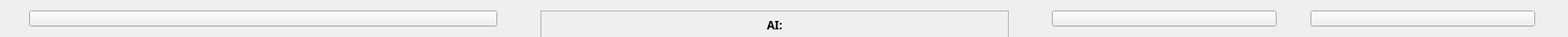
<?xml version="1.0" encoding="UTF-8"?>
<ui version="4.0">
 <class>Form</class>
 <widget class="QWidget" name="Form">
  <property name="geometry">
   <rect>
    <x>0</x>
    <y>0</y>
    <width>1674</width>
    <height>39</height>
   </rect>
  </property>
  <property name="minimumSize">
   <size>
    <width>0</width>
    <height>30</height>
   </size>
  </property>
  <property name="maximumSize">
   <size>
    <width>16777215</width>
    <height>52</height>
   </size>
  </property>
  <property name="windowTitle">
   <string>Form</string>
  </property>
  <layout class="QHBoxLayout" name="horizontalLayout">
   <item>
    <widget class="QPushButton" name="predictButton">
     <property name="minimumSize">
      <size>
       <width>500</width>
       <height>0</height>
      </size>
     </property>
     <property name="maximumSize">
      <size>
       <width>500</width>
       <height>16777215</height>
      </size>
     </property>
     <property name="text">
      <string/>
     </property>
    </widget>
   </item>
   <item>
    <spacer name="horizontalSpacer">
     <property name="orientation">
      <enum>Qt::Horizontal</enum>
     </property>
     <property name="sizeType">
      <enum>QSizePolicy::Fixed</enum>
     </property>
     <property name="sizeHint" stdset="0">
      <size>
       <width>20</width>
       <height>10</height>
      </size>
     </property>
    </spacer>
   </item>
   <item>
    <widget class="QLabel" name="aiLabel">
     <property name="sizePolicy">
      <sizepolicy hsizetype="Minimum" vsizetype="Preferred">
       <horstretch>0</horstretch>
       <verstretch>0</verstretch>
      </sizepolicy>
     </property>
     <property name="minimumSize">
      <size>
       <width>500</width>
       <height>30</height>
      </size>
     </property>
     <property name="maximumSize">
      <size>
       <width>500</width>
       <height>30</height>
      </size>
     </property>
     <property name="font">
      <font>
       <family>Segoe Print</family>
       <weight>75</weight>
       <bold>true</bold>
      </font>
     </property>
     <property name="frameShape">
      <enum>QFrame::StyledPanel</enum>
     </property>
     <property name="text">
      <string>AI:</string>
     </property>
     <property name="alignment">
      <set>Qt::AlignCenter</set>
     </property>
    </widget>
   </item>
   <item>
    <spacer name="horizontalSpacer_2">
     <property name="orientation">
      <enum>Qt::Horizontal</enum>
     </property>
     <property name="sizeType">
      <enum>QSizePolicy::Fixed</enum>
     </property>
     <property name="sizeHint" stdset="0">
      <size>
       <width>20</width>
       <height>10</height>
      </size>
     </property>
    </spacer>
   </item>
   <item>
    <widget class="QPushButton" name="falseButton">
     <property name="minimumSize">
      <size>
       <width>240</width>
       <height>0</height>
      </size>
     </property>
     <property name="maximumSize">
      <size>
       <width>240</width>
       <height>16777215</height>
      </size>
     </property>
     <property name="text">
      <string/>
     </property>
    </widget>
   </item>
   <item>
    <spacer name="horizontalSpacer_3">
     <property name="orientation">
      <enum>Qt::Horizontal</enum>
     </property>
     <property name="sizeType">
      <enum>QSizePolicy::Fixed</enum>
     </property>
     <property name="sizeHint" stdset="0">
      <size>
       <width>10</width>
       <height>10</height>
      </size>
     </property>
    </spacer>
   </item>
   <item>
    <widget class="QPushButton" name="trueButton">
     <property name="minimumSize">
      <size>
       <width>240</width>
       <height>0</height>
      </size>
     </property>
     <property name="maximumSize">
      <size>
       <width>240</width>
       <height>16777215</height>
      </size>
     </property>
     <property name="text">
      <string/>
     </property>
    </widget>
   </item>
  </layout>
 </widget>
 <resources/>
 <connections/>
</ui>
